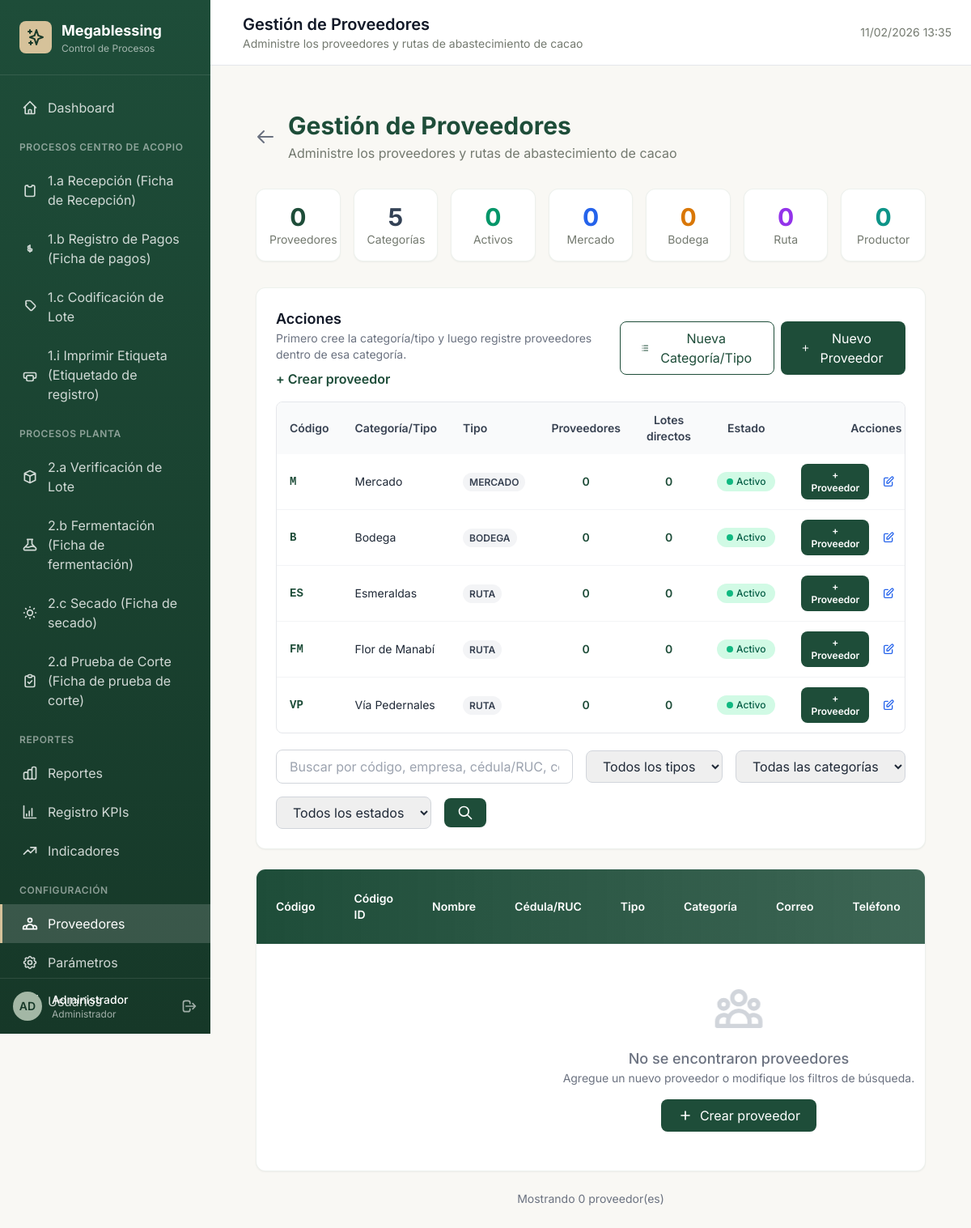
The app's page /configuracion/proveedores.php (signed in) with its own data.
### tables this page shows
CREATE TABLE IF NOT EXISTS `proveedores` (
    `id` INT PRIMARY KEY AUTO_INCREMENT,
    `codigo` VARCHAR(20) NOT NULL UNIQUE,
    `codigo_identificacion` VARCHAR(20),
    `nombre` VARCHAR(100) NOT NULL,
    `cedula_ruc` VARCHAR(20),
    `tipo` ENUM('MERCADO','BODEGA','RUTA','PRODUCTOR') NOT NULL,
    `categoria` VARCHAR(100),
    `es_categoria` TINYINT(1) NOT NULL DEFAULT 0,
    `direccion` TEXT,
    `telefono` VARCHAR(50),
    `email` VARCHAR(120),
    `contacto` VARCHAR(100),
    `activo` TINYINT(1) DEFAULT 1,
    `created_at` TIMESTAMP DEFAULT CURRENT_TIMESTAMP
);

### configuracion/proveedores.php (the view, shortened to what the rows shown need)
<?php
$db = Database::getInstance()->getConnection();
$getTableColumns = static function (PDO $pdo, string $table): array {
    return array_column(
        $pdo->query("SHOW COLUMNS FROM {$table}")->fetchAll(PDO::FETCH_ASSOC),
        'Field'
    );
};
$normalizarCategoria = static function (string $valor): string {
    $valor = strtoupper(trim($valor));
    return strtr($valor, [
        'Á' => 'A',
        'É' => 'E',
        'Í' => 'I',
        'Ó' => 'O',
        'Ú' => 'U',
    ]);
};
$colsProveedores = $getTableColumns($db, 'proveedores');
$hasProvCol = static function (string $name) use (&$colsProveedores): bool {
    return in_array($name, $colsProveedores, true);
};
$colsProveedores = $getTableColumns($db, 'proveedores');
$categoriasVista = [];
if ($hasProvCol('es_categoria') && $hasProvCol('categoria')) {
    $stmtCategorias = $db->query("
        SELECT c.*,
               (SELECT COUNT(*) FROM proveedores p2
                WHERE (p2.es_categoria = 0 OR p2.es_categoria IS NULL)
                  AND p2.categoria = c.categoria) as total_proveedores,
               (SELECT COUNT(*) FROM lotes l WHERE l.proveedor_id = c.id) as total_lotes_directos
        FROM proveedores c
        WHERE c.es_categoria = 1
        ORDER BY c.activo DESC, c.tipo ASC, c.nombre ASC
    ");
    $categoriasVista = $stmtCategorias->fetchAll(PDO::FETCH_ASSOC);
}
?>
<div class="max-w-7xl mx-auto px-4 sm:px-6 lg:px-8 py-8">
    <div class="mb-8">
        <div class="flex items-center gap-4 mb-4">
            <div>
                <h1 class="text-3xl font-bold text-primary">Gestión de Proveedores</h1>
            </div>
        </div>
    </div>
    <div class="bg-white rounded-xl shadow-sm border border-olive/20 p-6 mb-6">
        <div class="flex flex-col sm:flex-row sm:items-center sm:justify-between gap-3 mb-4">
            <div>
                <h2 class="text-lg font-semibold text-gray-900">Acciones</h2>
            </div>
        </div>
        <?php if ($hasProvCol('es_categoria')): ?>
        <div class="mb-5 overflow-x-auto border border-gray-200 rounded-lg">
            <table class="min-w-full text-sm">
                <thead class="bg-gray-50">
                    <tr>
                        <th class="px-4 py-3 text-left font-semibold text-gray-700">Código</th>
                        <th class="px-4 py-3 text-left font-semibold text-gray-700">Categoría/Tipo</th>
                        <th class="px-4 py-3 text-left font-semibold text-gray-700">Tipo</th>
                        <th class="px-4 py-3 text-center font-semibold text-gray-700">Proveedores</th>
                        <th class="px-4 py-3 text-center font-semibold text-gray-700">Lotes directos</th>
                        <th class="px-4 py-3 text-center font-semibold text-gray-700">Estado</th>
                        <th class="px-4 py-3 text-right font-semibold text-gray-700">Acciones</th>
                    </tr>
                </thead>
                <tbody class="divide-y divide-gray-100">
                    <?php foreach ($categoriasVista as $cat): ?>
                    <?php $catKey = $normalizarCategoria((string)($cat['categoria'] ?? $cat['nombre'] ?? '')); ?>
                    <tr class="<?= ((int)($cat['activo'] ?? 1) === 0) ? 'opacity-60' : '' ?>">
                        <td class="px-4 py-3 font-mono font-semibold text-primary"><?= htmlspecialchars($cat['codigo']) ?></td>
                        <td class="px-4 py-3"><?= htmlspecialchars($cat['nombre']) ?></td>
                        <td class="px-4 py-3">
                            <span class="px-2 py-1 rounded-full text-xs font-semibold bg-gray-100 text-gray-700"><?= htmlspecialchars($cat['tipo']) ?></span>
                        </td>
                        <td class="px-4 py-3 text-center font-semibold text-primary"><?= number_format((int)($cat['total_proveedores'] ?? 0)) ?></td>
                        <td class="px-4 py-3 text-center font-semibold text-primary"><?= number_format((int)($cat['total_lotes_directos'] ?? 0)) ?></td>
                        <td class="px-4 py-3 text-center">
                            <button type="button" onclick="toggleEstado(<?= (int)$cat['id'] ?>)"
                                    class="inline-flex items-center gap-1 px-3 py-1 rounded-full text-xs font-medium transition-colors
                                           <?= ((int)($cat['activo'] ?? 1) === 1) ? 'bg-emerald-100 text-emerald-800 hover:bg-emerald-200' : 'bg-red-100 text-red-800 hover:bg-red-200' ?>">
                                <span class="w-2 h-2 rounded-full <?= ((int)($cat['activo'] ?? 1) === 1) ? 'bg-emerald-500' : 'bg-red-500' ?>"></span>
                                <?= ((int)($cat['activo'] ?? 1) === 1) ? 'Activo' : 'Inactivo' ?>
                            </button>
                        </td>
                        <td class="px-4 py-3">
                            <div class="flex justify-end gap-2">
                                <button type="button" onclick="openProveedorModal('create', null, '<?= htmlspecialchars($catKey) ?>')"
                                        class="px-3 py-1.5 text-xs font-semibold rounded-lg bg-primary text-white hover:bg-primary/90 transition-colors">
                                    + Proveedor
                                </button>
                                <button type="button" onclick="openCategoriaModal('edit', <?= (int)$cat['id'] ?>)"
                                        class="p-2 text-blue-600 hover:bg-blue-50 rounded-lg transition-colors" title="Editar categoría">
                                    <svg class="w-4 h-4" fill="none" stroke="currentColor" viewBox="0 0 24 24">
                                        <path stroke-linecap="round" stroke-linejoin="round" stroke-width="2" d="M11 5H6a2 2 0 00-2 2v11a2 2 0 002 2h11a2 2 0 002-2v-5m-1.414-9.414a2 2 0 112.828 2.828L11.828 15H9v-2.828l8.586-8.586z"/>
                                    </svg>
                                </button>
                            </div>
                        </td>
                    </tr>
                    <?php endforeach; ?>
                </tbody>
            </table>
        </div>
        <?php endif; ?>
    </div>
    <div class="bg-white rounded-xl shadow-sm border border-olive/20 overflow-hidden">
        <div class="overflow-x-auto">
            <table class="w-full">
                <thead class="bg-gradient-to-r from-primary to-primary/80 text-white">
                    <tr>
                        <th class="px-6 py-4 text-left text-sm font-semibold">Código</th>
                        <th class="px-6 py-4 text-left text-sm font-semibold">Código ID</th>
                        <th class="px-6 py-4 text-left text-sm font-semibold">Nombre</th>
                        <th class="px-6 py-4 text-left text-sm font-semibold">Cédula/RUC</th>
                        <th class="px-6 py-4 text-left text-sm font-semibold">Tipo</th>
                        <th class="px-6 py-4 text-left text-sm font-semibold">Categoría</th>
                        <th class="px-6 py-4 text-left text-sm font-semibold">Correo</th>
                        <th class="px-6 py-4 text-left text-sm font-semibold">Teléfono</th>
                        <th class="px-6 py-4 text-center text-sm font-semibold">Lotes</th>
                    </tr>
                </thead>
            </table>
        </div>
    </div>
</div>
<?php
include __DIR__ . '/../templates/layouts/main.php';
?>

### records on screen
proveedores: codigo "M", nombre "Mercado", tipo "MERCADO", total_proveedores "0", total_lotes_directos "0", activo 1 (drawn)
proveedores: codigo "B", nombre "Bodega", tipo "BODEGA", total_proveedores "0", total_lotes_directos "0", activo 1 (drawn)
proveedores: codigo "ES", nombre "Esmeraldas", tipo "RUTA", total_proveedores "0", total_lotes_directos "0", activo 1 (drawn)
proveedores: codigo "FM", nombre "Flor de Manabí", tipo "RUTA", total_proveedores "0", total_lotes_directos "0", activo 1 (drawn)
proveedores: codigo "VP", nombre "Vía Pedernales", tipo "RUTA", total_proveedores "0", total_lotes_directos "0", activo 1 (drawn)

### other values on screen
substr($currentUser['nombre'], 0, 2) "AD"
$currentUser['nombre'] "Administrador"
$currentUser['rol'] "Administrador"
$pageTitle "Gestión de Proveedores"
$pageSubtitle "Administre los proveedores y rutas de abastecimiento de cacao"
$stats['total'] "0"
$stats['categorias'] "5"
$stats['activos'] "0"
$stats['mercado'] "0"
$stats['bodega'] "0"
$stats['ruta'] "0"
$stats['productor'] "0"
count($proveedores) "0"
